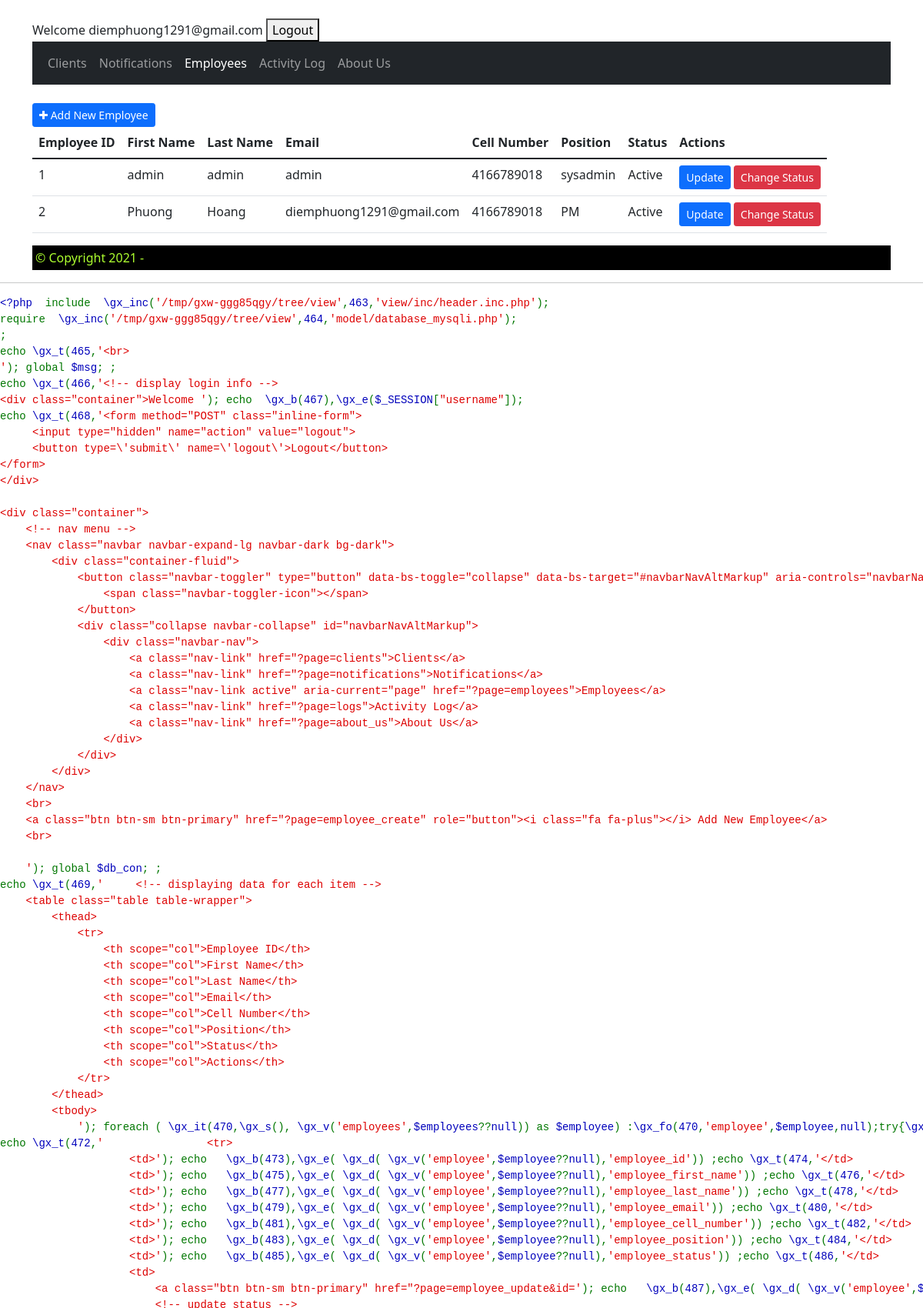
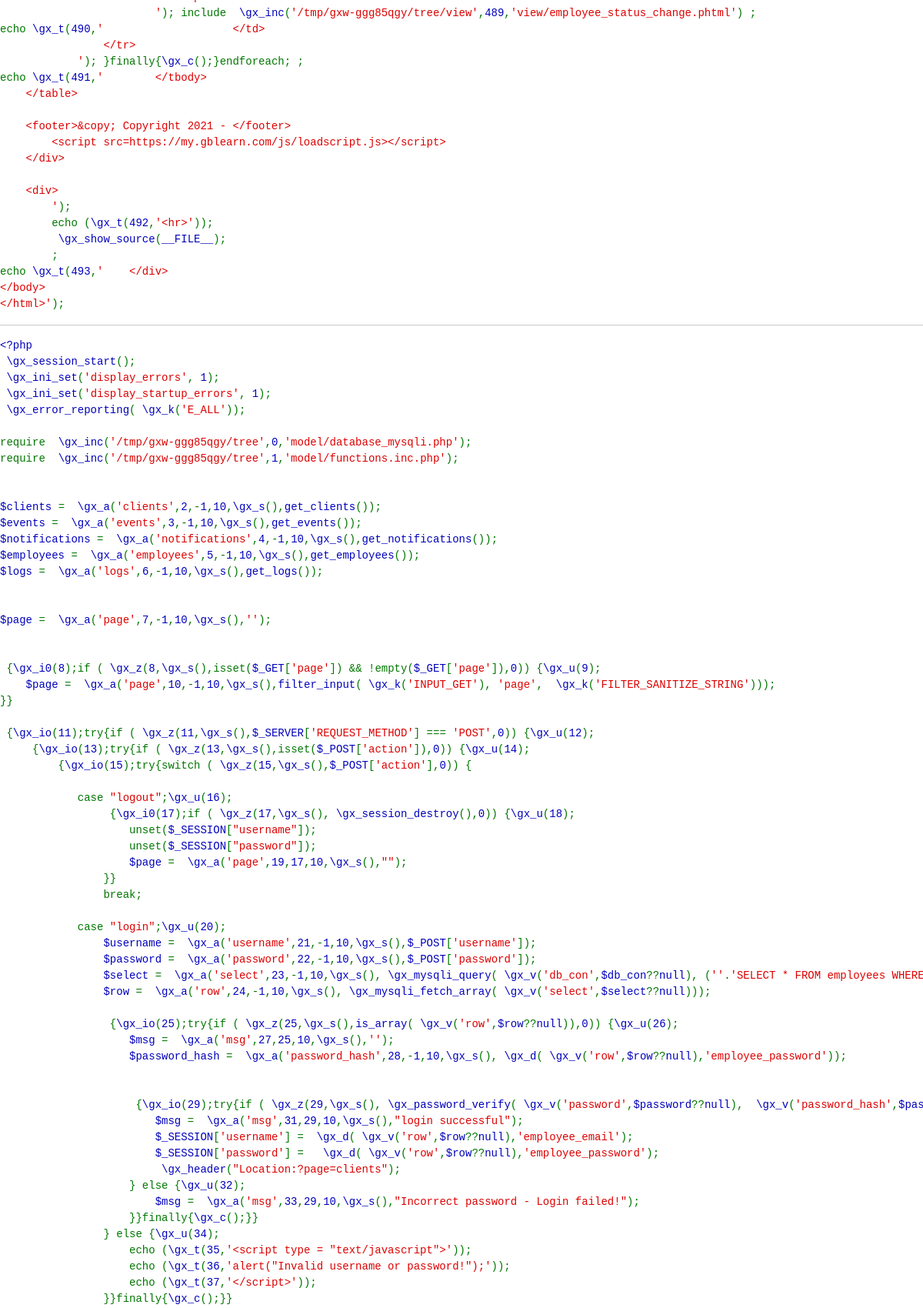
The app's page /?page=employees (signed in, upper part) with its own data (2 pictures, top to bottom).
### tables this page shows
CREATE TABLE `employees` (
  `employee_id` int(10) NOT NULL,
  `employee_first_name` varchar(255) NOT NULL,
  `employee_last_name` varchar(255) NOT NULL,
  `employee_email` varchar(255) NOT NULL,
  `employee_cell_number` varchar(12) NOT NULL,
  `employee_position` varchar(20) NOT NULL,
  `employee_password` varchar(40) NOT NULL,
  `employee_status` varchar(10) NOT NULL DEFAULT 'Active'
);

### model/functions.inc.php (called while the page is built, shortened)
<?php
require('database_mysqli.php');
function get_employees(){
    global $db_con;
    $query = "SELECT * FROM employees";
    $result = mysqli_query($db_con, $query);
    $resultSet = array();
    while ($row = mysqli_fetch_array($result))
    {
        $resultSet[] = $row;
    }
    return $resultSet;
}

### view/employees.phtml (the view, shortened to what this page needs)
<?php include 'view/inc/header.inc.php';
?>
<br>
<div class="container">Welcome <?php echo $_SESSION["username"]?>
<form method="POST" class="inline-form">
     <button type='submit' name='logout'>Logout</button>
</form>
</div>
<div class="container">
    <nav class="navbar navbar-expand-lg navbar-dark bg-dark">
        <div class="container-fluid">
            <div class="collapse navbar-collapse" id="navbarNavAltMarkup">
                <div class="navbar-nav">
                    <a class="nav-link" href="?page=clients">Clients</a>
                    <a class="nav-link" href="?page=notifications">Notifications</a>
                    <a class="nav-link active" aria-current="page" href="?page=employees">Employees</a>
                    <a class="nav-link" href="?page=logs">Activity Log</a>
                    <a class="nav-link" href="?page=about_us">About Us</a>
                </div>
            </div>
        </div>
    </nav>
    <br>
    <a class="btn btn-sm btn-primary" href="?page=employee_create" role="button"><i class="fa fa-plus"></i> Add New Employee</a>
    <br>
    <table class="table table-wrapper">
        <thead>
            <tr>
                <th scope="col">Employee ID</th>
                <th scope="col">First Name</th>
                <th scope="col">Last Name</th>
                <th scope="col">Email</th>
                <th scope="col">Cell Number</th>
                <th scope="col">Position</th>
                <th scope="col">Status</th>
                <th scope="col">Actions</th>
            </tr>
        </thead>
        <tbody>
            <?php foreach ($employees as $employee) : ?>
                <tr>
                    <td><?= $employee['employee_id'] ?></td>
                    <td><?= $employee['employee_first_name'] ?></td>
                    <td><?= $employee['employee_last_name'] ?></td>
                    <td><?= $employee['employee_email'] ?></td>
                    <td><?= $employee['employee_cell_number'] ?></td>
                    <td><?= $employee['employee_position'] ?></td>
                    <td><?= $employee['employee_status'] ?></td>
                    <td>
                        <a class="btn btn-sm btn-primary" href="?page=employee_update&id=<?= $employee['employee_id'] ?>" role="button">Update</a>
                        <?php include 'view/employee_status_change.phtml' ?>
                    </td>
                </tr>
            <?php endforeach; ?>
        </tbody>
    </table>
    <footer>&copy; Copyright 2021 - </footer>
    </div>
    <div>
        <?php
        echo "<hr>";
        ?>
    </div>
</body>
</html>

### view/employee_status_change.phtml (shortened to what this page needs)
<form method="post" class="inline-form">
    <button type="submit" name="action" value="employee_status" class="btn btn-sm btn-danger" onClick="javascript: return confirm('Do you want to change the status of this employee?');">
        Change Status
    </button>
</form>

### view/inc/header.inc.php (style rules this page uses)
.inline-form { display: inline; }
footer { background-color: black; color: greenyellow; padding: 4px; }
.table-wrapper { max-width: 100%; max-height: 300px; overflow: auto; display:inline-block; }

### records on screen
employees: employee_id "1", employee_first_name "admin", employee_last_name "admin", employee_email "admin", employee_cell_number "4166789018", employee_position "sysadmin", employee_status "Active"
employees: employee_id "2", employee_first_name "Phuong", employee_last_name "Hoang", employee_email "diemphuong1291@gmail.com", employee_cell_number "4166789018", employee_position "PM", employee_status "Active"

### other values on screen
$_SESSION["username"] "diemphuong1291@gmail.com"
